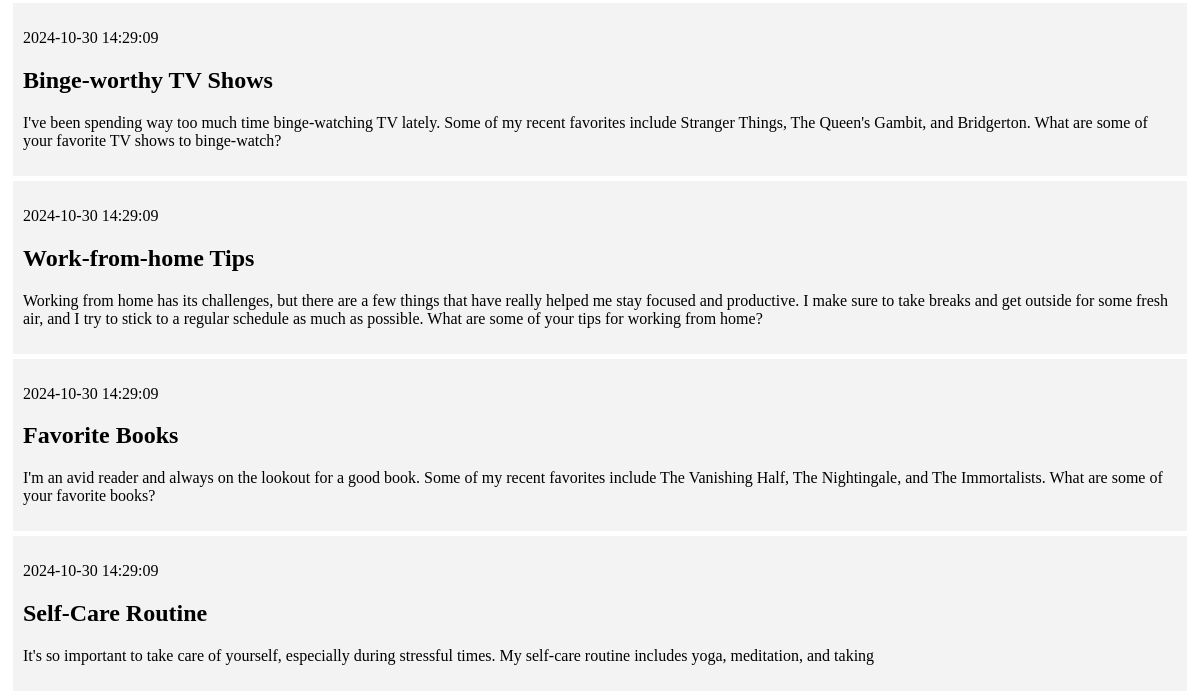
Before: / (lower part) with the older database file.
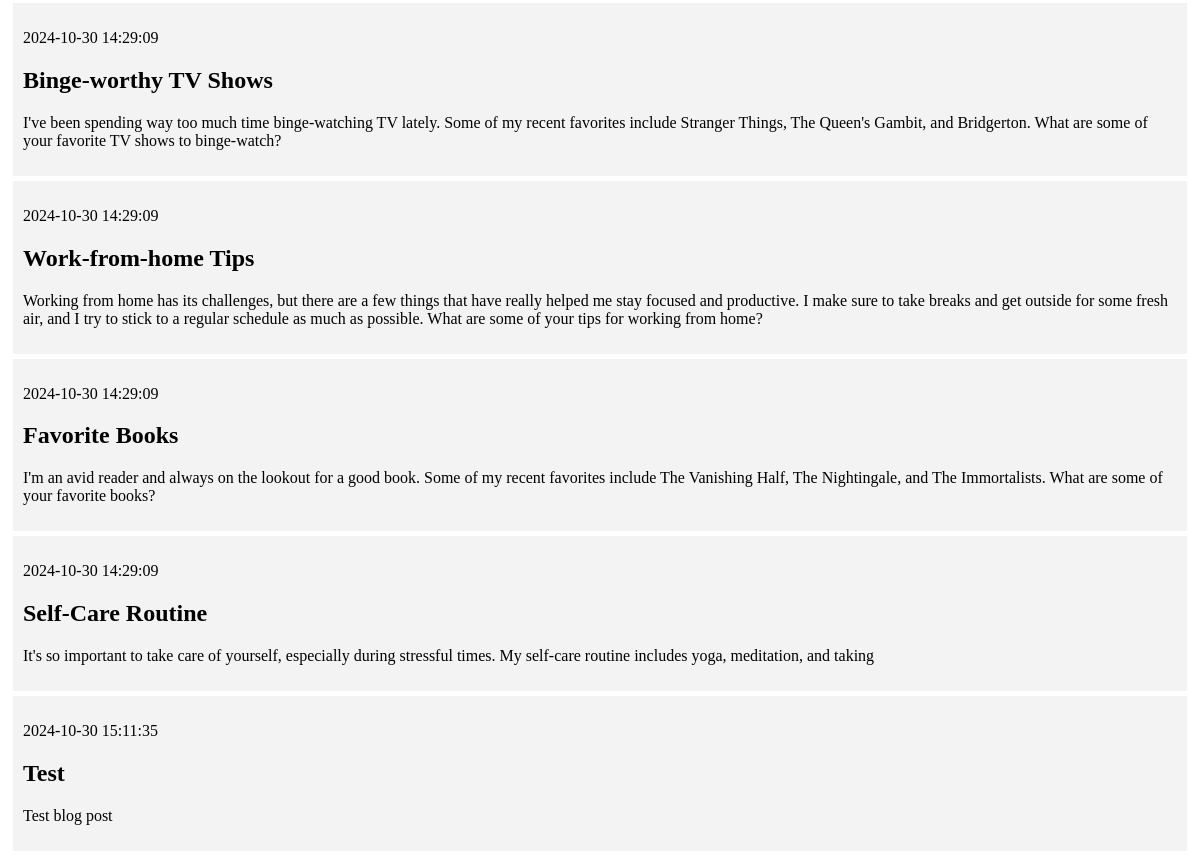
After: the same page with the newer database file.
### tables this page shows
CREATE TABLE posts (
    id INTEGER PRIMARY KEY AUTOINCREMENT,
    created TIMESTAMP NOT NULL DEFAULT CURRENT_TIMESTAMP,
    title TEXT NOT NULL,
    content TEXT NOT NULL
);

### app.py (the view)
@app.route('/')
def index():
    conn = get_db_connection()
    posts = conn.execute("SELECT * FROM posts").fetchall()
    conn.close()
    return render_template('index.html', posts=posts)

### app.py (called while the page is built)
def get_db_connection():
    conn = sqlite3.connect('database.db')
    conn.row_factory = sqlite3.Row
    return conn

### templates/index.html (shortened to what this page needs)
{% extends 'base.html' %}
{% block content %}
    {% for post in posts %}
        <div class='post'>
            <p>{{ post['created'] }}</p>
            <h2>{{ post['title'] }}</h2>
            <p>{{ post['content'] }}</p>
        </div>
    {% endfor %}
{% endblock %}

Changed rows visible on the page:
added posts: created "2024-10-30 15:11:35", title "Test", content "Test blog post"
